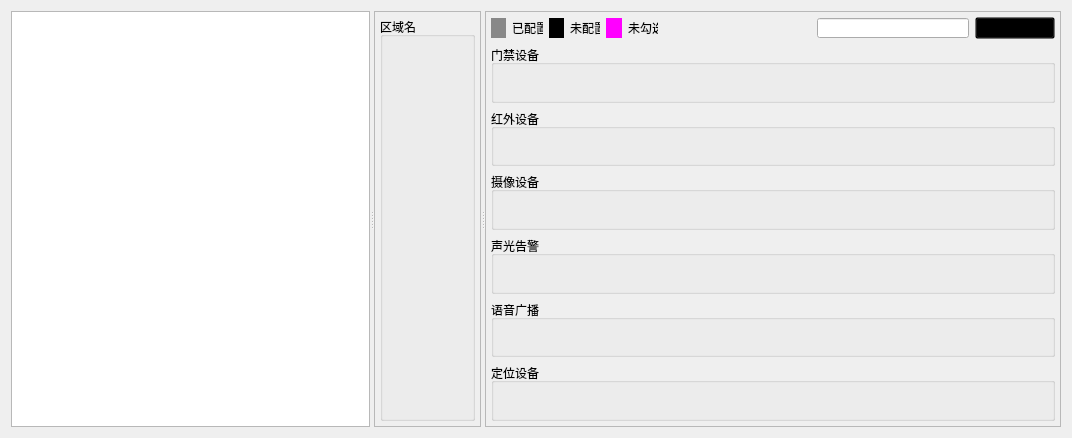
<?xml version="1.0" encoding="UTF-8"?>
<ui version="4.0">
 <class>ServiceManage</class>
 <widget class="QWidget" name="ServiceManage">
  <property name="geometry">
   <rect>
    <x>0</x>
    <y>0</y>
    <width>1072</width>
    <height>438</height>
   </rect>
  </property>
  <property name="sizePolicy">
   <sizepolicy hsizetype="Expanding" vsizetype="Expanding">
    <horstretch>0</horstretch>
    <verstretch>0</verstretch>
   </sizepolicy>
  </property>
  <property name="windowTitle">
   <string>Form</string>
  </property>
  <property name="styleSheet">
   <string notr="true"/>
  </property>
  <layout class="QGridLayout" name="gridLayout_2">
   <item row="0" column="0">
    <widget class="QSplitter" name="splitter">
     <property name="orientation">
      <enum>Qt::Horizontal</enum>
     </property>
     <widget class="QTreeView" name="treeView">
      <property name="styleSheet">
       <string notr="true"/>
      </property>
      <attribute name="headerVisible">
       <bool>false</bool>
      </attribute>
     </widget>
     <widget class="QScrollArea" name="scrollArea_Area">
      <property name="styleSheet">
       <string notr="true"/>
      </property>
      <property name="widgetResizable">
       <bool>true</bool>
      </property>
      <widget class="QWidget" name="scrollAreaWidgetContents">
       <property name="geometry">
        <rect>
         <x>0</x>
         <y>0</y>
         <width>106</width>
         <height>418</height>
        </rect>
       </property>
       <layout class="QGridLayout" name="gridLayout_7">
        <property name="margin">
         <number>5</number>
        </property>
        <item row="0" column="0">
         <widget class="QGroupBox" name="groupBox_Area">
          <property name="title">
           <string>区域名</string>
          </property>
         </widget>
        </item>
       </layout>
      </widget>
     </widget>
     <widget class="QScrollArea" name="scrollArea_Device">
      <property name="widgetResizable">
       <bool>true</bool>
      </property>
      <widget class="QWidget" name="scrollAreaWidgetContents_2">
       <property name="geometry">
        <rect>
         <x>0</x>
         <y>0</y>
         <width>542</width>
         <height>418</height>
        </rect>
       </property>
       <layout class="QGridLayout" name="gridLayout">
        <property name="margin">
         <number>5</number>
        </property>
        <item row="9" column="0">
         <widget class="QGroupBox" name="groupBox_Location">
          <property name="sizePolicy">
           <sizepolicy hsizetype="Expanding" vsizetype="Expanding">
            <horstretch>0</horstretch>
            <verstretch>0</verstretch>
           </sizepolicy>
          </property>
          <property name="minimumSize">
           <size>
            <width>0</width>
            <height>0</height>
           </size>
          </property>
          <property name="title">
           <string>定位设备</string>
          </property>
         </widget>
        </item>
        <item row="5" column="0">
         <widget class="QGroupBox" name="groupBox_IpSound">
          <property name="sizePolicy">
           <sizepolicy hsizetype="Expanding" vsizetype="Expanding">
            <horstretch>0</horstretch>
            <verstretch>0</verstretch>
           </sizepolicy>
          </property>
          <property name="minimumSize">
           <size>
            <width>0</width>
            <height>0</height>
           </size>
          </property>
          <property name="title">
           <string>语音广播</string>
          </property>
         </widget>
        </item>
        <item row="2" column="0">
         <widget class="QGroupBox" name="groupBox_Infrared">
          <property name="sizePolicy">
           <sizepolicy hsizetype="Expanding" vsizetype="Expanding">
            <horstretch>0</horstretch>
            <verstretch>0</verstretch>
           </sizepolicy>
          </property>
          <property name="minimumSize">
           <size>
            <width>0</width>
            <height>0</height>
           </size>
          </property>
          <property name="title">
           <string>红外设备</string>
          </property>
         </widget>
        </item>
        <item row="0" column="0">
         <layout class="QHBoxLayout" name="horizontalLayout" stretch="1,2,1,2,1,2,10,10,1">
          <item>
           <widget class="QLabel" name="label">
            <property name="sizePolicy">
             <sizepolicy hsizetype="Expanding" vsizetype="Expanding">
              <horstretch>0</horstretch>
              <verstretch>0</verstretch>
             </sizepolicy>
            </property>
            <property name="minimumSize">
             <size>
              <width>1</width>
              <height>1</height>
             </size>
            </property>
            <property name="maximumSize">
             <size>
              <width>16777215</width>
              <height>20</height>
             </size>
            </property>
            <property name="styleSheet">
             <string notr="true">background-color: rgb(136, 136, 136);</string>
            </property>
            <property name="text">
             <string/>
            </property>
           </widget>
          </item>
          <item>
           <widget class="QLabel" name="label_2">
            <property name="sizePolicy">
             <sizepolicy hsizetype="Expanding" vsizetype="Expanding">
              <horstretch>0</horstretch>
              <verstretch>0</verstretch>
             </sizepolicy>
            </property>
            <property name="minimumSize">
             <size>
              <width>1</width>
              <height>1</height>
             </size>
            </property>
            <property name="maximumSize">
             <size>
              <width>16777215</width>
              <height>20</height>
             </size>
            </property>
            <property name="text">
             <string>已配置</string>
            </property>
            <property name="alignment">
             <set>Qt::AlignLeading|Qt::AlignLeft|Qt::AlignVCenter</set>
            </property>
           </widget>
          </item>
          <item>
           <widget class="QLabel" name="label_4">
            <property name="sizePolicy">
             <sizepolicy hsizetype="Expanding" vsizetype="Expanding">
              <horstretch>0</horstretch>
              <verstretch>0</verstretch>
             </sizepolicy>
            </property>
            <property name="minimumSize">
             <size>
              <width>1</width>
              <height>1</height>
             </size>
            </property>
            <property name="maximumSize">
             <size>
              <width>16777215</width>
              <height>20</height>
             </size>
            </property>
            <property name="styleSheet">
             <string notr="true">background-color: rgb(0, 0, 0)</string>
            </property>
            <property name="text">
             <string/>
            </property>
           </widget>
          </item>
          <item>
           <widget class="QLabel" name="label_3">
            <property name="sizePolicy">
             <sizepolicy hsizetype="Expanding" vsizetype="Expanding">
              <horstretch>0</horstretch>
              <verstretch>0</verstretch>
             </sizepolicy>
            </property>
            <property name="minimumSize">
             <size>
              <width>1</width>
              <height>1</height>
             </size>
            </property>
            <property name="maximumSize">
             <size>
              <width>16777215</width>
              <height>20</height>
             </size>
            </property>
            <property name="text">
             <string>未配置</string>
            </property>
            <property name="alignment">
             <set>Qt::AlignLeading|Qt::AlignLeft|Qt::AlignVCenter</set>
            </property>
           </widget>
          </item>
          <item>
           <widget class="QLabel" name="label_5">
            <property name="sizePolicy">
             <sizepolicy hsizetype="Expanding" vsizetype="Expanding">
              <horstretch>0</horstretch>
              <verstretch>0</verstretch>
             </sizepolicy>
            </property>
            <property name="maximumSize">
             <size>
              <width>16777215</width>
              <height>20</height>
             </size>
            </property>
            <property name="styleSheet">
             <string notr="true">background-color: rgb(255, 0, 255);</string>
            </property>
            <property name="text">
             <string/>
            </property>
           </widget>
          </item>
          <item>
           <widget class="QLabel" name="label_6">
            <property name="sizePolicy">
             <sizepolicy hsizetype="Expanding" vsizetype="Expanding">
              <horstretch>0</horstretch>
              <verstretch>0</verstretch>
             </sizepolicy>
            </property>
            <property name="minimumSize">
             <size>
              <width>1</width>
              <height>1</height>
             </size>
            </property>
            <property name="maximumSize">
             <size>
              <width>16777215</width>
              <height>20</height>
             </size>
            </property>
            <property name="text">
             <string>未勾选</string>
            </property>
            <property name="alignment">
             <set>Qt::AlignLeading|Qt::AlignLeft|Qt::AlignVCenter</set>
            </property>
           </widget>
          </item>
          <item>
           <spacer name="horizontalSpacer">
            <property name="orientation">
             <enum>Qt::Horizontal</enum>
            </property>
            <property name="sizeHint" stdset="0">
             <size>
              <width>40</width>
              <height>20</height>
             </size>
            </property>
           </spacer>
          </item>
          <item>
           <widget class="QLineEdit" name="lineEdit_Serach">
            <property name="sizePolicy">
             <sizepolicy hsizetype="Expanding" vsizetype="Expanding">
              <horstretch>0</horstretch>
              <verstretch>0</verstretch>
             </sizepolicy>
            </property>
            <property name="minimumSize">
             <size>
              <width>1</width>
              <height>1</height>
             </size>
            </property>
            <property name="maximumSize">
             <size>
              <width>16777215</width>
              <height>20</height>
             </size>
            </property>
           </widget>
          </item>
          <item>
           <widget class="QPushButton" name="pushButton">
            <property name="styleSheet">
             <string notr="true">border-image: url(:/images/search.png);
 background: transparent;</string>
            </property>
            <property name="text">
             <string> </string>
            </property>
           </widget>
          </item>
         </layout>
        </item>
        <item row="1" column="0">
         <widget class="QGroupBox" name="groupBox_Door">
          <property name="sizePolicy">
           <sizepolicy hsizetype="Expanding" vsizetype="Expanding">
            <horstretch>0</horstretch>
            <verstretch>0</verstretch>
           </sizepolicy>
          </property>
          <property name="minimumSize">
           <size>
            <width>0</width>
            <height>0</height>
           </size>
          </property>
          <property name="title">
           <string>门禁设备</string>
          </property>
         </widget>
        </item>
        <item row="4" column="0">
         <widget class="QGroupBox" name="groupBox_AlarmLamp">
          <property name="sizePolicy">
           <sizepolicy hsizetype="Expanding" vsizetype="Expanding">
            <horstretch>0</horstretch>
            <verstretch>0</verstretch>
           </sizepolicy>
          </property>
          <property name="minimumSize">
           <size>
            <width>0</width>
            <height>0</height>
           </size>
          </property>
          <property name="title">
           <string>声光告警</string>
          </property>
         </widget>
        </item>
        <item row="3" column="0">
         <widget class="QGroupBox" name="groupBox_Camera">
          <property name="sizePolicy">
           <sizepolicy hsizetype="Expanding" vsizetype="Expanding">
            <horstretch>0</horstretch>
            <verstretch>0</verstretch>
           </sizepolicy>
          </property>
          <property name="minimumSize">
           <size>
            <width>0</width>
            <height>0</height>
           </size>
          </property>
          <property name="title">
           <string>摄像设备</string>
          </property>
         </widget>
        </item>
       </layout>
      </widget>
     </widget>
    </widget>
   </item>
  </layout>
 </widget>
 <resources/>
 <connections/>
</ui>
